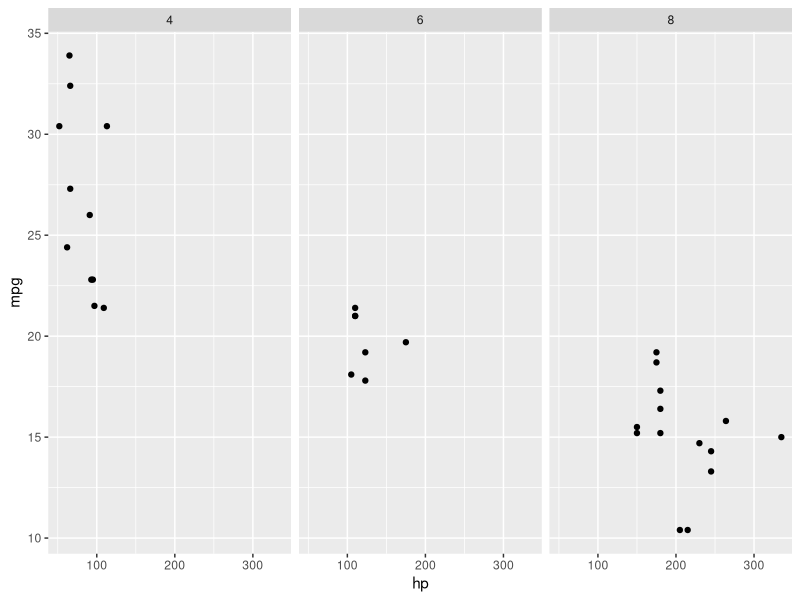
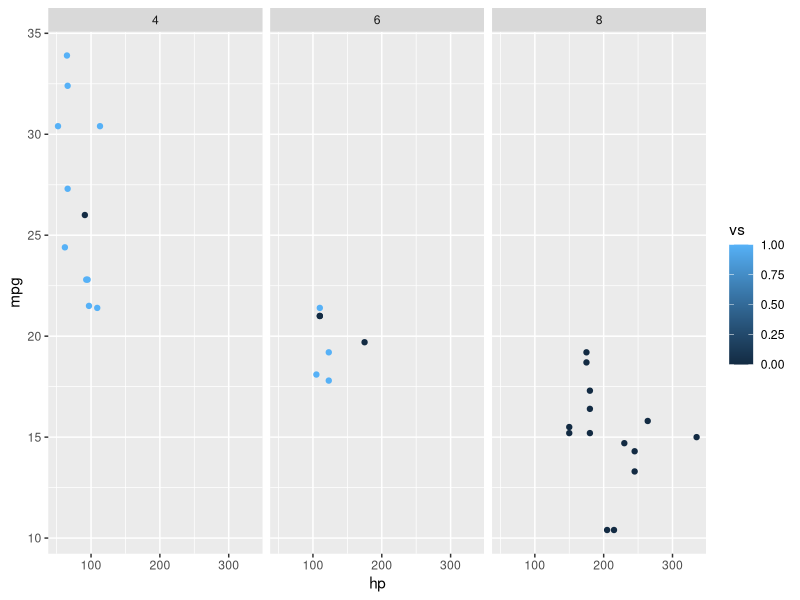
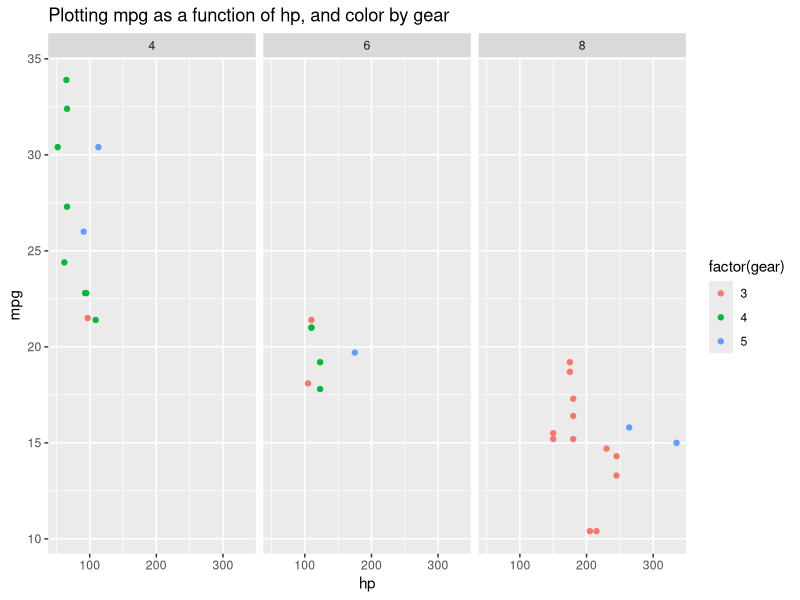
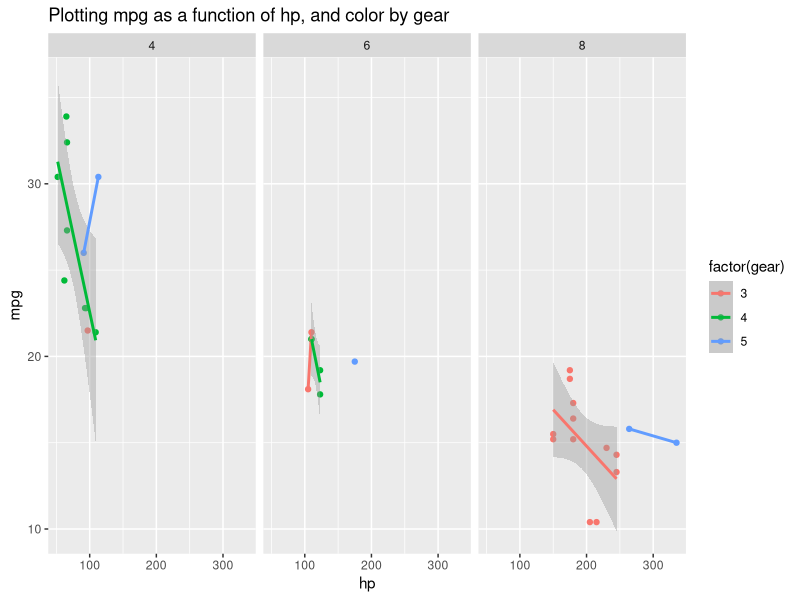

Reproduce these figures in R, in order.
## ---- chunk 1
#| label: setup
#| message: false
#| warning: false
#| code-fold: true

library(tidyverse)

## ---- chunk 2
mtcars %>% 
  ggplot(aes(x = hp, y = mpg)) +
  geom_point() +
  facet_wrap(~ cyl)

## ---- chunk 3

plot_mtcars <- function(x, y, color) {
  mtcars %>% 
    ggplot(aes(x = {{x}}, y = {{y}}, color = {{color}})) +
    geom_point() +
    facet_wrap(~ cyl)
}

# test the function by plotting mpg as a function of hp, and color by vs
plot_mtcars(hp, mpg, vs)

## ---- chunk 4
# improved function where color is a factor and the user can add a title
plot_mtcars <- function(x, y, color, title) {
  mtcars %>% 
    ggplot(aes(x = {{x}}, y = {{y}}, color = factor({{color}}))) +
    geom_point() +
    facet_wrap(~ cyl) +
    labs(title = {{title}})
}

# test the function by plotting mpg as a function of hp, and color by gear
plot_mtcars(hp, mpg, gear, "Plotting mpg as a function of hp, and color by gear")

## ---- chunk 5
#| warning: false
#| message: false

# improved function where color is a factor and the user can add a title
plot_mtcars <- function(x, y, color, title) {
  mtcars %>% 
    ggplot(aes(x = {{x}}, y = {{y}}, color = factor({{color}}))) +
    geom_point() +
    geom_smooth(method = "lm") +
    facet_wrap(~ cyl) +
    labs(title = {{title}})
}

# test the function by plotting mpg as a function of hp, and color by gear
plot_mtcars(hp, mpg, gear, "Plotting mpg as a function of hp, and color by gear")

## ---- chunk 6

mtcars %>% 
  mutate(cyl_factor = case_when(
    cyl == 4 ~ "four",
    cyl == 6 ~ "six",
    cyl == 8 ~ "eight"
  )) %>%
  # select only make of the car original cylinder column and the new factor column
  select(mpg, cyl, cyl_factor) %>%
  head()

## ---- chunk 7
# create a new column based on the carb column values
# the new column should be called carb_factor
# if carb has a value of 4 the carb_factor should be "four carburetors"
# Print out the head of the modified data.frame with only the carb and carb_factor columns

mtcars %>% 
  mutate(carb_factor = case_when(
    carb == 4 ~ "four carburetors",
    carb == 1 ~ "one carburetor",
    carb == 2 ~ "two carburetors",
    carb == 3 ~ "three carburetors",
    carb == 6 ~ "six carburetors",
    carb == 8 ~ "eight carburetors"
  )) %>%
  select(carb, carb_factor) %>%
  head()

